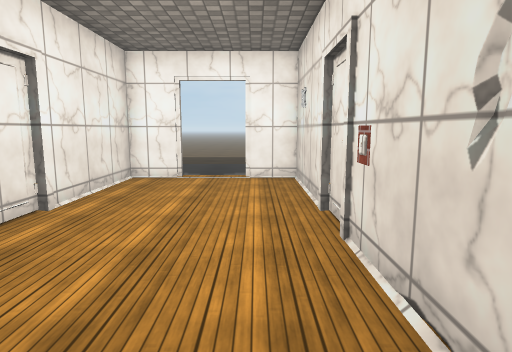
[1] (above)

12 first-person views from a walk through a scene from a Unity 3-D project. The camera is 1.3 m above the floor, tilts 8° down and sees 75° across. The floor is counted in squares, 1 m on a side. Each view is taken from the middle of a square. On the plan, view 1 faces up. The plan holds only what a view shows up to about 14 squares ahead; the rest is blank. The place goes on beyond the plan. The player character is not drawn. Some animated figures are left out. Door leaves are left out, so doorways stand open. Surface patterns are stand-ins for the level's own textures.

[2]
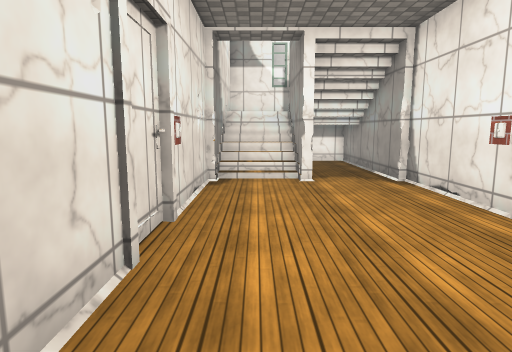

[3]
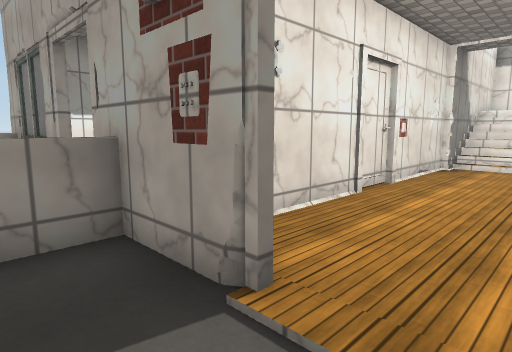

[4]
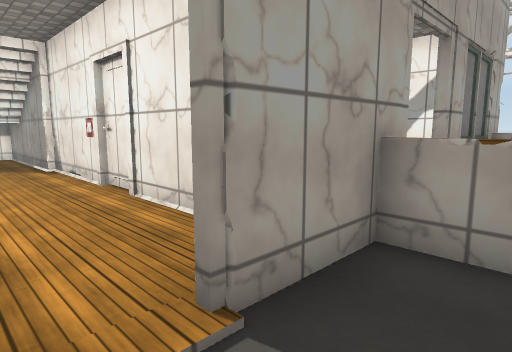

[5]
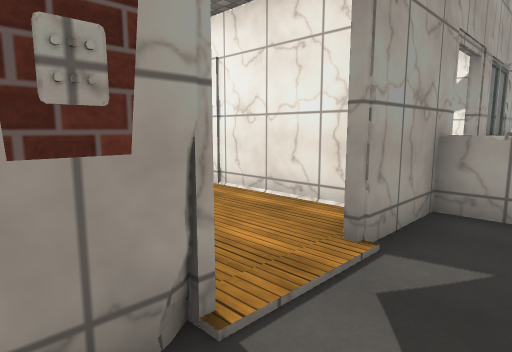

[6]
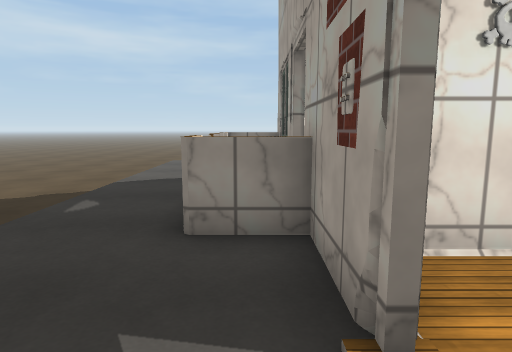

[7]
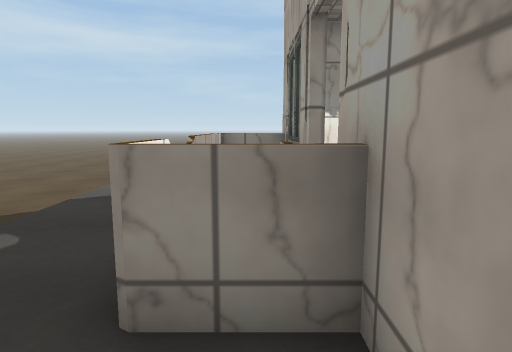

[8]
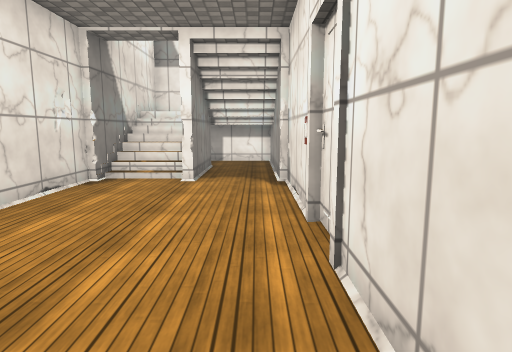

[9]
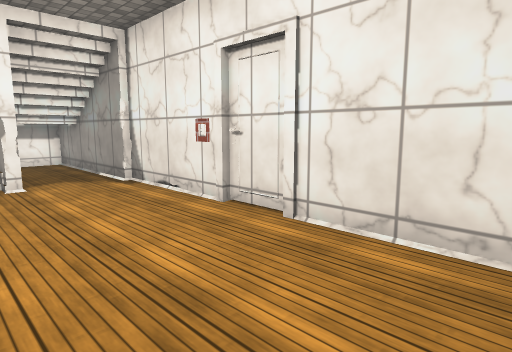

[10]
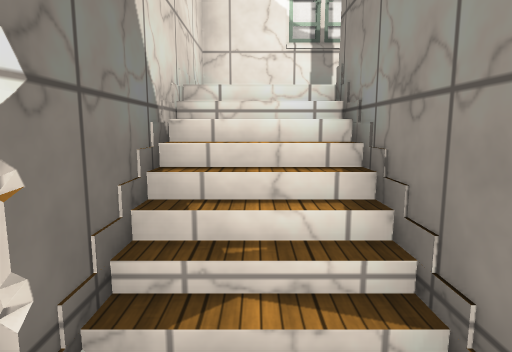

[11]
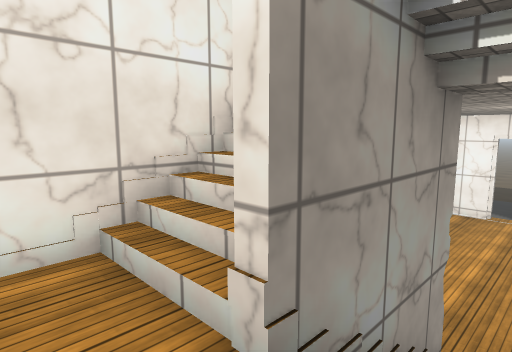

[12]
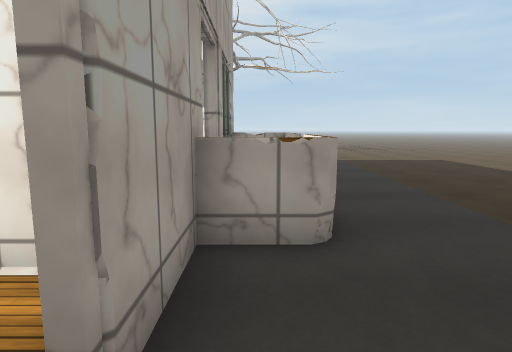

### Floor plan
Key: @ floor where view 1 was taken; # wall or solid block; . main floor; : floor 2 m higher than the main floor; / step, stairs or slope; D open door; = window, fence, low wall or low ledge.
Columns run from 11 left of view 1 to 8 right of it. Each row starts with its distance up from view 1.
 12 ###  ##......#######
 11 = #  #=......=     =
 10 ####DD###DD###D ####
  9 #      #....#      #
  8 #      #....#      #
  7        #....#
  6        #....#
  5        #....#
  4        #....#
  3        #....#
  2        #....#
  1        #....#
  0        #..#@#
 -1        #..#/#
 -2        #..#/#
 -3         ////#
 -4        #:: :#
 -5        ######

Where each view was taken, in squares from view 1:
view 1: 0 up, 0 right, facing up
view 2: 9 up, 0 right, facing down
view 3: 12 up, 2 left, facing down-right
view 4: 12 up, 1 left, facing down-left
view 5: 12 up, 1 right, facing down-left
view 6: 11 up, 2 left, facing right
view 7: 11 up, 0 right, facing right
view 8: 9 up, 3 left, facing down
view 9: 9 up, 0 right, facing down-left
view 10: 2 up, 0 right, facing down
view 11: 4 down, 0 right, facing up-left
view 12: 11 up, 1 left, facing left
